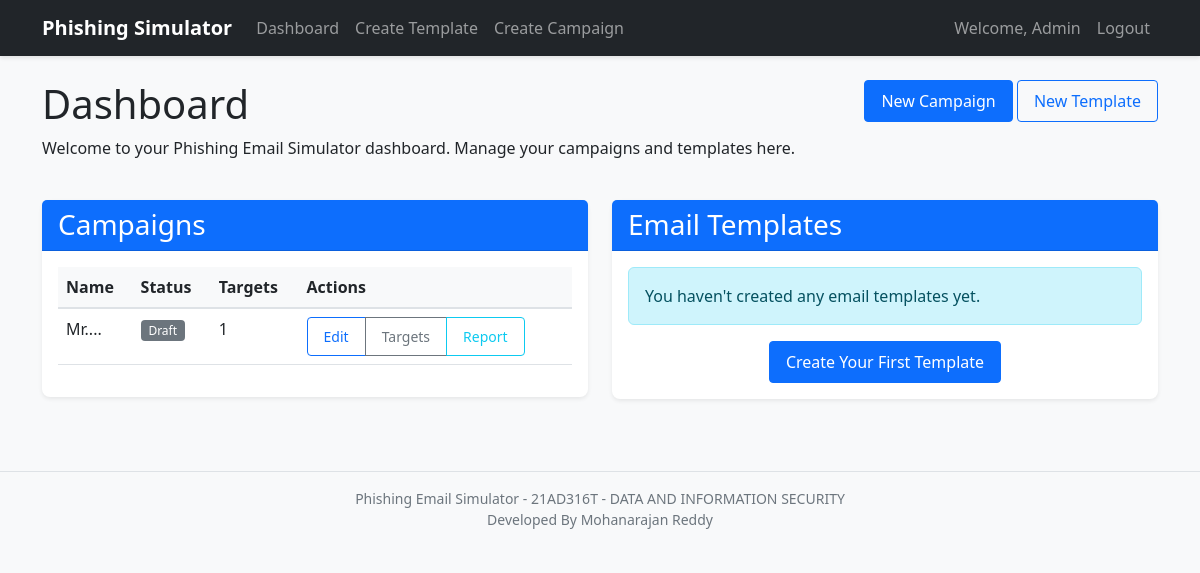
Page /dashboard (signed in) on the committed database.
### app/models.py (models this page shows, shortened)
class User(UserMixin, db.Model):
    id = db.Column(db.Integer, primary_key=True)
    username = db.Column(db.String(64), index=True, unique=True)
    email = db.Column(db.String(120), index=True, unique=True)
    password_hash = db.Column(db.String(128))
    is_admin = db.Column(db.Boolean, default=False)
    campaigns = db.relationship('Campaign', backref='creator', lazy='dynamic')
    templates = db.relationship('EmailTemplate', backref='creator', lazy='dynamic')

class Campaign(db.Model):
    id = db.Column(db.Integer, primary_key=True)
    name = db.Column(db.String(100), nullable=False)
    description = db.Column(db.Text)
    template_id = db.Column(db.Integer, db.ForeignKey('email_template.id'))
    creator_id = db.Column(db.Integer, db.ForeignKey('user.id'))
    created_at = db.Column(db.DateTime, default=datetime.utcnow)
    scheduled_at = db.Column(db.DateTime)
    status = db.Column(db.String(20), default='draft')  # draft, scheduled, in_progress, completed
    targets = db.relationship('Target', backref='campaign', lazy='dynamic')
    click_events = db.relationship('ClickEvent', backref='campaign', lazy='dynamic')

### app/routes.py (the view)
@main.route('/dashboard')
@login_required
def dashboard():
    campaigns = Campaign.query.filter_by(creator_id=current_user.id).all()
    templates = EmailTemplate.query.filter_by(creator_id=current_user.id).all()
    return render_template('dashboard.html', campaigns=campaigns, templates=templates)

### app/models.py (called while the page is built)
@login_manager.user_loader
def load_user(id):
    return User.query.get(int(id))

### app/templates/dashboard.html (shortened to what this page needs)
{% extends "base.html" %}
{% block content %}
<div class="row mb-4">
    <div class="col">
        <h1>Dashboard</h1>
        <p>Welcome to your Phishing Email Simulator dashboard. Manage your campaigns and templates here.</p>
    </div>
    <div class="col-auto">
        <a href="{{ url_for('campaign.create_campaign') }}" class="btn btn-primary">New Campaign</a>
        <a href="{{ url_for('template.create_template') }}" class="btn btn-outline-primary">New Template</a>
    </div>
</div>
<div class="row">
    <div class="col-md-6">
        <div class="card mb-4">
            <div class="card-header bg-primary text-white">
                <h3 class="mb-0">Campaigns</h3>
            </div>
            <div class="card-body">
                {% if campaigns %}
                <div class="table-responsive">
                    <table class="table table-hover">
                        <thead>
                            <tr>
                                <th>Name</th>
                                <th>Status</th>
                                <th>Targets</th>
                                <th>Actions</th>
                            </tr>
                        </thead>
                        <tbody>
                            {% for c in campaigns %}
                            <tr>
                                <td>{{ c.name }}</td>
                                <td>
                                    {% if c.status == 'draft' %}
                                    <span class="badge bg-secondary">Draft</span>
                                    {% elif c.status == 'scheduled' %}
                                    <span class="badge bg-info">Scheduled</span>
                                    {% elif c.status == 'in_progress' %}
                                    <span class="badge bg-warning">In Progress</span>
                                    {% elif c.status == 'completed' %}
                                    <span class="badge bg-success">Completed</span>
                                    {% endif %}
                                </td>
                                <td>{{ c.targets.count() }}</td>
                                <td>
                                    <div class="btn-group btn-group-sm">
                                        <a href="{{ url_for('campaign.edit', id=c.id) }}" class="btn btn-outline-primary">Edit</a>
                                        <a href="{{ url_for('campaign.manage_targets', id=c.id) }}" class="btn btn-outline-secondary">Targets</a>
                                        <a href="{{ url_for('report.campaign_report', campaign_id=c.id) }}" class="btn btn-outline-info">Report</a>
                                    </div>
                                </td>
                            </tr>
                            {% endfor %}
                        </tbody>
                    </table>
                </div>
                {% endif %}
            </div>
        </div>
    </div>
    <div class="col-md-6">
        <div class="card mb-4">
            <div class="card-header bg-primary text-white">
                <h3 class="mb-0">Email Templates</h3>
            </div>
            <div class="card-body">
                {% if templates %}
                <div class="table-responsive">
                    <table class="table table-hover">
                        <thead>
                            <tr>
                                <th>Name</th>
                                <th>Subject</th>
                                <th>Created</th>
                                <th>Actions</th>
                            </tr>
                        </thead>
                        <tbody>
                            {% for t in templates %}
                            <tr>
                                <td>{{ t.name }}</td>
                                <td>{{ t.subject }}</td>
                                <td>{{ t.created_at.strftime('%Y-%m-%d') }}</td>
                                <td>
                                    <div class="btn-group btn-group-sm">
                                        <a href="{{ url_for('template.edit_template', id=t.id) }}" class="btn btn-outline-primary">Edit</a>
                                        <button type="button" class="btn btn-outline-danger" data-bs-toggle="modal" data-bs-target="#deleteTemplateModal{{ t.id }}">Delete</button>
                                    </div>
                                </td>
                            </tr>
                            {% endfor %}
                        </tbody>
                    </table>
                </div>
                {% for t in templates %}
                <div class="modal fade" id="deleteTemplateModal{{ t.id }}" tabindex="-1" aria-labelledby="deleteTemplateModalLabel{{ t.id }}" aria-hidden="true">
                    <div class="modal-dialog">
                        <div class="modal-content">
                            <div class="modal-header">
                                <h5 class="modal-title" id="deleteTemplateModalLabel{{ t.id }}">Confirm Delete</h5>
                                <button type="button" class="btn-close" data-bs-dismiss="modal" aria-label="Close"></button>
                            </div>
                            <div class="modal-body">
                                Are you sure you want to delete the template "{{ t.name }}"?
                            </div>
                            <div class="modal-footer">
                                <button type="button" class="btn btn-secondary" data-bs-dismiss="modal">Cancel</button>
                                <form action="{{ url_for('template.delete_template', id=t.id) }}" method="POST">
                                    <button type="submit" class="btn btn-danger">Delete</button>
                                </form>
                            </div>
                        </div>
                    </div>
                </div>
                {% endfor %}
                {% else %}
                <div class="alert alert-info">
                    <p class="mb-0">You haven't created any email templates yet.</p>
                </div>
                <div class="text-center">
                    <a href="{{ url_for('template.create_template') }}" class="btn btn-primary">Create Your First Template</a>
                </div>
                {% endif %}
            </div>
        </div>
    </div>
</div>
{% endblock %}

### app/templates/base.html (shortened to what this page needs)
<!DOCTYPE html>
<html lang="en">
<head>
    <link rel="stylesheet" href="https://cdn.jsdelivr.net/npm/bootstrap@5.3.0/dist/css/bootstrap.min.css">
    <link rel="stylesheet" href="{{ url_for('static', filename='css/main.css') }}">
</head>
<body>
    <nav class="navbar navbar-expand-lg navbar-dark bg-dark">
        <div class="container">
            <a class="navbar-brand" href="{{ url_for('main.index') }}">Phishing Simulator</a>
            <div class="collapse navbar-collapse" id="navbarNav">
                <ul class="navbar-nav me-auto">
                    {% if current_user.is_authenticated %}
                    <li class="nav-item">
                        <a class="nav-link" href="{{ url_for('main.dashboard') }}">Dashboard</a>
                    </li>
                    <li class="nav-item">
                        <a class="nav-link" href="{{ url_for('template.create_template') }}">Create Template</a>
                    </li>
                    <li class="nav-item">
                        <a class="nav-link" href="{{ url_for('campaign.create_campaign') }}">Create Campaign</a>
                    </li>
                    {% endif %}
                </ul>
                <ul class="navbar-nav">
                    {% if current_user.is_authenticated %}
                    <li class="nav-item">
                        <span class="nav-link">Welcome, {{ current_user.username }}</span>
                    </li>
                    <li class="nav-item">
                        <a class="nav-link" href="{{ url_for('auth.logout') }}">Logout</a>
                    </li>
                    {% endif %}
                </ul>
            </div>
        </div>
    </nav>
    <div class="container mt-4">
        {% block content %}{% endblock %}
    </div>
    <footer class="mt-5 py-3 bg-light">
        <div class="container text-center">
            <p class="mb-0">Phishing Email Simulator - 21AD316T - DATA AND INFORMATION SECURITY</p>
            <p class="mb-0">Developed By Mohanarajan Reddy</p>
        </div>
    </footer>
</body>
</html>

### app/static/css/main.css (style rules this page uses)
body { font-family: 'Segoe UI', Tahoma, Geneva, Verdana, sans-serif; background-color: #f8f9fa; color: #212529; }
.navbar { box-shadow: 0 2px 4px rgba(0, 0, 0, 0.1); }
.navbar-brand { font-weight: 600; }
.card { border: none; border-radius: 0.5rem; box-shadow: 0 0.125rem 0.25rem rgba(0, 0, 0, 0.075); margin-bottom: 1.5rem; }
.card-header { font-weight: 600; border-bottom: 1px solid rgba(0, 0, 0, 0.125); }
.btn { border-radius: 0.25rem; padding: 0.5rem 1rem; font-weight: 500; }
.btn-primary { background-color: #0d6efd; border-color: #0d6efd; }
.table { border-collapse: separate; border-spacing: 0; }
.table thead th { border-bottom: 2px solid #dee2e6; background-color: #f8f9fa; font-weight: 600; }
.badge { font-weight: 500; padding: 0.35em 0.65em; border-radius: 0.25rem; }
footer { border-top: 1px solid #dee2e6; color: #6c757d; font-size: 0.875rem; }

### rows in the picture
User: username "Admin"
Campaign: name "Mr....", status "Draft", targets.count "1"
